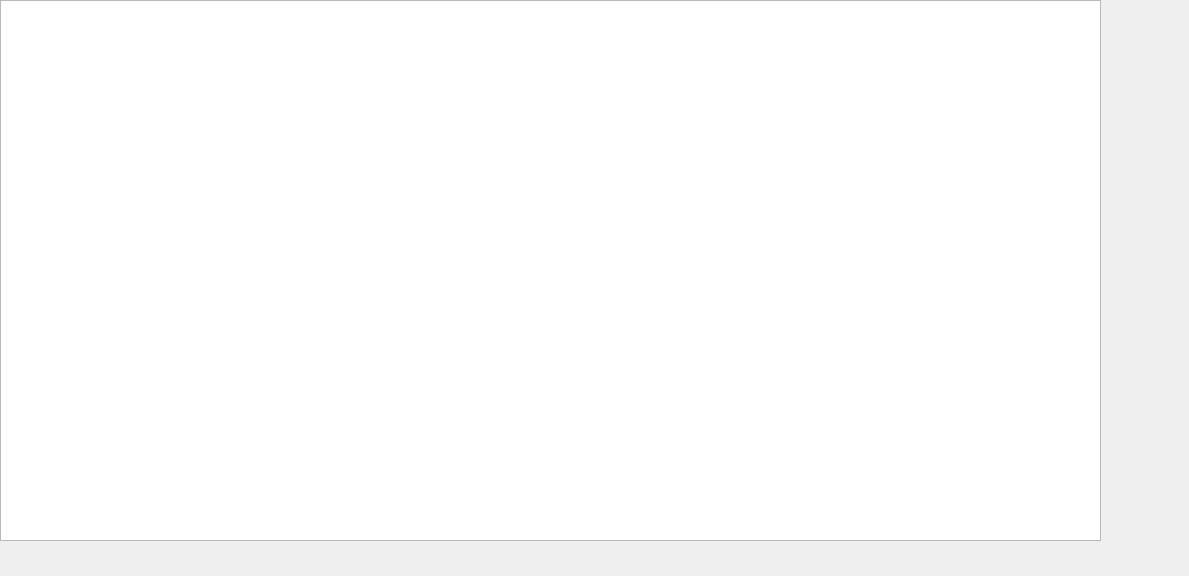
<?xml version="1.0" encoding="UTF-8"?>
<ui version="4.0">
 <class>GraphicsView</class>
 <widget class="QWidget" name="GraphicsView">
  <property name="geometry">
   <rect>
    <x>0</x>
    <y>0</y>
    <width>1189</width>
    <height>576</height>
   </rect>
  </property>
  <property name="windowTitle">
   <string>Form</string>
  </property>
  <widget class="QGraphicsView" name="graphicsView">
   <property name="geometry">
    <rect>
     <x>0</x>
     <y>0</y>
     <width>1101</width>
     <height>541</height>
    </rect>
   </property>
   <property name="minimumSize">
    <size>
     <width>1101</width>
     <height>541</height>
    </size>
   </property>
   <property name="maximumSize">
    <size>
     <width>1101</width>
     <height>541</height>
    </size>
   </property>
  </widget>
 </widget>
 <resources/>
 <connections/>
</ui>
